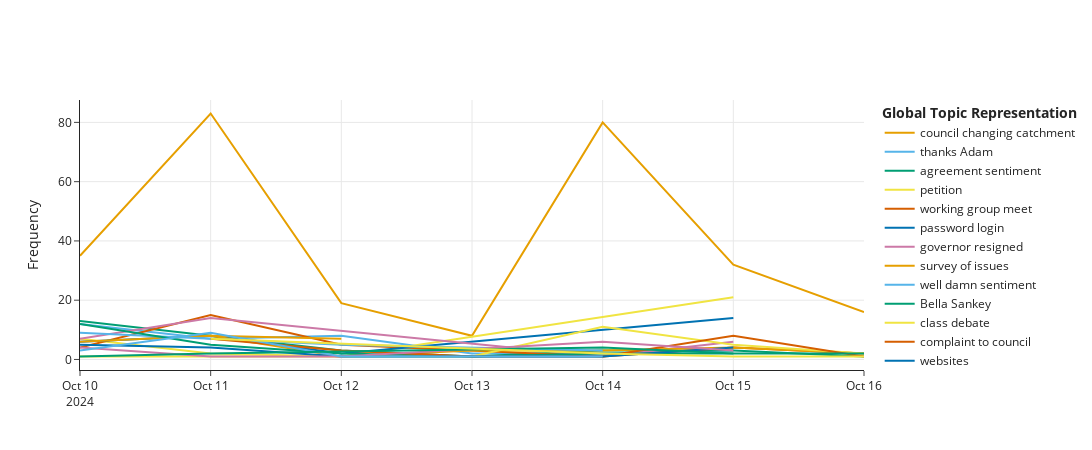

The notebook cell saved with this chart:
### Markdown cell above
Visualise how the topics vary over time

### Code cell
topics_over_time = model.topics_over_time(df_messages.Message, timestamps=df_messages.Date)
fig2 = model.visualize_topics_over_time(topics_over_time, title='', custom_labels=True)
fig2.write_html('outputs/whatsapp_topics_over_time.html')
fig2.show()

### Figure 1 — Plotly figure (JSON) as saved in the notebook; plotly's stock layout.template omitted (floating-point values rounded to 4 significant figures)
{"data": [{"hoverinfo": "text", "hovertext": ["<b>Topic 0</b><br>Words: catchment, council, schools, longhill, children", "<b>Topic 0</b><br>Words: catchment, council, policy, schools, brighton", "<b>Topic 0</b><br>Words: council, schools, funding, education, school", "<b>Topic 0</b><br>Words: schools, council, fsm, school, education", "<b>Topic 0</b><br>Words: schools, catchment, council, policy, school", "<b>Topic 0</b><br>Words: longhill, bus, schools, catchments, catchment", "<b>Topic 0</b><br>Words: buses, journeys, council, bus, transport"], "marker": {"color": "#E69F00"}, "mode": "lines", "name": "council changing catchment", "type": "scatter", "x": ["2024-10-10T00:00:00", "2024-10-11T00:00:00", "2024-10-12T00:00:00", "2024-10-13T00:00:00", "2024-10-14T00:00:00", "2024-10-15T00:00:00", "2024-10-16T00:00:00"], "y": [35, 83, 19, 8, 80, 32, 16]}, {"hoverinfo": "text", "hovertext": ["<b>Topic 1</b><br>Words: adam, adams, thankyou, thanks, thankful", "<b>Topic 1</b><br>Words: thankyou, thanks, adam, amazing, thank", "<b>Topic 1</b><br>Words: adam, thankful, thankyou, adams, superb", "<b>Topic 1</b><br>Words: thankyou, thanks, thank, amazing, thankful", "<b>Topic 1</b><br>Words: thanks, thank, thankyou, kirsty, amazing", "<b>Topic 1</b><br>Words: thankyou, thank, brilliant, thanks, amazing"], "marker": {"color": "#56B4E9"}, "mode": "lines", "name": "thanks Adam", "type": "scatter", "x": ["2024-10-10T00:00:00", "2024-10-11T00:00:00", "2024-10-12T00:00:00", "2024-10-13T00:00:00", "2024-10-14T00:00:00", "2024-10-15T00:00:00"], "y": [12, 7, 8, 2, 2, 3]}, {"hoverinfo": "text", "hovertext": ["<b>Topic 2</b><br>Words: same, too, agree, agreed, me", "<b>Topic 2</b><br>Words: same, me, agree, too, im", "<b>Topic 2</b><br>Words: here, where, this, on, spot", "<b>Topic 2</b><br>Words: nik, where, matt, im, here", "<b>Topic 2</b><br>Words: agree, agreed, exactly, same, hear", "<b>Topic 2</b><br>Words: same, oh, ah, too, that", "<b>Topic 2</b><br>Words: hear, same, get, to, agree"], "marker": {"color": "#009E73"}, "mode": "lines", "name": "agreement sentiment", "type": "scatter", "x": ["2024-10-10T00:00:00", "2024-10-11T00:00:00", "2024-10-12T00:00:00", "2024-10-13T00:00:00", "2024-10-14T00:00:00", "2024-10-15T00:00:00", "2024-10-16T00:00:00"], "y": [13, 8, 3, 1, 3, 3, 1]}, {"hoverinfo": "text", "hovertext": ["<b>Topic 3</b><br>Words: signed, sign, petition, petitions, signatures", "<b>Topic 3</b><br>Words: petition, petitions, signed, thousands, signatures", "<b>Topic 3</b><br>Words: petition, petitions, signed, here, activate", "<b>Topic 3</b><br>Words: petition, petitions, signatures, signed, signature"], "marker": {"color": "#F0E442"}, "mode": "lines", "name": "petition", "type": "scatter", "x": ["2024-10-10T00:00:00", "2024-10-11T00:00:00", "2024-10-12T00:00:00", "2024-10-15T00:00:00"], "y": [7, 2, 1, 21]}, {"hoverinfo": "text", "hovertext": ["<b>Topic 4</b><br>Words: professor, joined, meet, group, chatting", "<b>Topic 4</b><br>Words: group, meet, joined, working, coordination", "<b>Topic 4</b><br>Words: group, joined, admin, admins, chatwhatsappcomepccq16ts2xdwigwxta9gi", "<b>Topic 4</b><br>Words: docsgooglecomdocumentd1fxiivaent2zlsdacjsvldmwybvvvemsnbkqfngsox4edituspsharing, docsgooglecomdocumentd1kadyjrwjnfp091axpdjlezf, chatwhatsappcomepccq16ts2xdwigwxta9gi, links, link", "<b>Topic 4</b><br>Words: group, joined, message, chngitt89qxhc4mx, contact", "<b>Topic 4</b><br>Words: group, working, joined, join, legwork"], "marker": {"color": "#D55E00"}, "mode": "lines", "name": "working group meet", "type": "scatter", "x": ["2024-10-10T00:00:00", "2024-10-11T00:00:00", "2024-10-12T00:00:00", "2024-10-14T00:00:00", "2024-10-15T00:00:00", "2024-10-16T00:00:00"], "y": [4, 15, 5, 1, 4, 2]}, {"hoverinfo": "text", "hovertext": ["<b>Topic 5</b><br>Words: login, error, tried, worked, reset", "<b>Topic 5</b><br>Words: login, registered, account, password, reset", "<b>Topic 5</b><br>Words: reset, manually, registered, login, add", "<b>Topic 5</b><br>Words: login, password, registration, register, account"], "marker": {"color": "#0072B2"}, "mode": "lines", "name": "password login", "type": "scatter", "x": ["2024-10-10T00:00:00", "2024-10-11T00:00:00", "2024-10-12T00:00:00", "2024-10-15T00:00:00"], "y": [6, 8, 2, 14]}, {"hoverinfo": "text", "hovertext": ["<b>Topic 6</b><br>Words: governor, gov, leader, deputy, timeline", "<b>Topic 6</b><br>Words: governor, resigned, deputy, governers, resignation", "<b>Topic 6</b><br>Words: resignation, resigned, governor, timing, appointment", "<b>Topic 6</b><br>Words: deputy, bias, role, governor, resigned"], "marker": {"color": "#CC79A7"}, "mode": "lines", "name": "governor resigned", "type": "scatter", "x": ["2024-10-10T00:00:00", "2024-10-11T00:00:00", "2024-10-14T00:00:00", "2024-10-15T00:00:00"], "y": [7, 14, 1, 6]}, {"hoverinfo": "text", "hovertext": ["<b>Topic 7</b><br>Words: issues, shared, notes, initiatives, latest", "<b>Topic 7</b><br>Words: response, very, biased, happy, read", "<b>Topic 7</b><br>Words: joined, poll, done, add, contribute", "<b>Topic 7</b><br>Words: survey, responses, respond, research, do", "<b>Topic 7</b><br>Words: survey, filled, done, petition, fill", "<b>Topic 7</b><br>Words: issues, happy, check, issue, great", "<b>Topic 7</b><br>Words: enjoy, thanks, completed, done, survey"], "marker": {"color": "#E69F00"}, "mode": "lines", "name": "survey of issues", "type": "scatter", "x": ["2024-10-10T00:00:00", "2024-10-11T00:00:00", "2024-10-12T00:00:00", "2024-10-13T00:00:00", "2024-10-14T00:00:00", "2024-10-15T00:00:00", "2024-10-16T00:00:00"], "y": [6, 8, 1, 3, 3, 4, 2]}, {"hoverinfo": "text", "hovertext": ["<b>Topic 8</b><br>Words: well, damn, good, , ", "<b>Topic 8</b><br>Words: , , , , ", "<b>Topic 8</b><br>Words: good, , , , ", "<b>Topic 8</b><br>Words: sorry, up, , , "], "marker": {"color": "#56B4E9"}, "mode": "lines", "name": "well damn sentiment", "type": "scatter", "x": ["2024-10-10T00:00:00", "2024-10-11T00:00:00", "2024-10-12T00:00:00", "2024-10-14T00:00:00"], "y": [9, 7, 5, 3]}, {"hoverinfo": "text", "hovertext": ["<b>Topic 9</b><br>Words: zoe, zoes, bella, her, sarah", "<b>Topic 9</b><br>Words: kate, emma, bella, her, she", "<b>Topic 9</b><br>Words: zoe, amy, zoes, messages, anna", "<b>Topic 9</b><br>Words: sussex, rebecca, line, mate, her", "<b>Topic 9</b><br>Words: wards, bella, booked, impact, surgery", "<b>Topic 9</b><br>Words: bella, if, sankey, wouldnt, jt"], "marker": {"color": "#009E73"}, "mode": "lines", "name": "Bella Sankey", "type": "scatter", "x": ["2024-10-10T00:00:00", "2024-10-11T00:00:00", "2024-10-12T00:00:00", "2024-10-13T00:00:00", "2024-10-14T00:00:00", "2024-10-15T00:00:00"], "y": [12, 5, 2, 1, 2, 2]}, {"hoverinfo": "text", "hovertext": ["<b>Topic 10</b><br>Words: quotes, changes, teachers, voices, parents", "<b>Topic 10</b><br>Words: parents, children, poll, consensus, concerned", "<b>Topic 10</b><br>Words: echo, educational, kids, children, parents", "<b>Topic 10</b><br>Words: socially, segregated, educational, children, parents", "<b>Topic 10</b><br>Words: bias, concerns, swayed, children, unpopular", "<b>Topic 10</b><br>Words: debate, children, parents, protests, legitimise"], "marker": {"color": "#F0E442"}, "mode": "lines", "name": "class debate", "type": "scatter", "x": ["2024-10-10T00:00:00", "2024-10-11T00:00:00", "2024-10-13T00:00:00", "2024-10-14T00:00:00", "2024-10-15T00:00:00", "2024-10-16T00:00:00"], "y": [1, 1, 1, 11, 5, 2]}, {"hoverinfo": "text", "hovertext": ["<b>Topic 11</b><br>Words: council, councilis, counsellors, lobbying, organised", "<b>Topic 11</b><br>Words: council, risk, submit, attending, submitted", "<b>Topic 11</b><br>Words: council, cllrs, complaints, messages, message", "<b>Topic 11</b><br>Words: council, parents, contacts, coordination, need", "<b>Topic 11</b><br>Words: council, councils, submit, copy, issues", "<b>Topic 11</b><br>Words: hanover, print, flyers, we, convey"], "marker": {"color": "#D55E00"}, "mode": "lines", "name": "complaint to council", "type": "scatter", "x": ["2024-10-11T00:00:00", "2024-10-12T00:00:00", "2024-10-13T00:00:00", "2024-10-14T00:00:00", "2024-10-15T00:00:00", "2024-10-16T00:00:00"], "y": [7, 3, 1, 1, 8, 1]}, {"hoverinfo": "text", "hovertext": ["<b>Topic 12</b><br>Words: democracycode, council, hovegovukmgdeclarationsubmissionaspxuid231446hid3259fid0hpid93460872, hovegovukmgepetitiondisplayaspxid937, uklinkedincominseankillick9255bb6b", "<b>Topic 12</b><br>Words: democracycode, uklinkedincominseankillick9255bb6b, council, hovegovukmgdeclarationsubmissionaspxuid231446hid3259fid0hpid93460872, labour", "<b>Topic 12</b><br>Words: democracycode, democracybrighton, uklinkedincominseankillick9255bb6b, hovegovukmgdeclarationsubmissionaspxuid231446hid3259fid0hpid93460872, hovegovukmgepetitiondisplayaspxid937", "<b>Topic 12</b><br>Words: council, democracycode, democracybrighton, uklinkedincominseankillick9255bb6b, members", "<b>Topic 12</b><br>Words: review, wwwfacebookcomgroupsbrightonandhoveschoolcatchmentspermalink8475080892608798, yup, mini, wwwbrighton", "<b>Topic 12</b><br>Words: uklinkedincominseankillick9255bb6b, gbprojectssecondary, hovegovukmgdeclarationsubmissionaspxuid231446hid3259fid0hpid93460872, hovegovukmgepetitiondisplayaspxid937, gbevents4b2209d1"], "marker": {"color": "#0072B2"}, "mode": "lines", "name": "websites", "type": "scatter", "x": ["2024-10-10T00:00:00", "2024-10-11T00:00:00", "2024-10-12T00:00:00", "2024-10-13T00:00:00", "2024-10-14T00:00:00", "2024-10-15T00:00:00"], "y": [5, 4, 1, 1, 1, 4]}, {"hoverinfo": "text", "hovertext": ["<b>Topic 13</b><br>Words: tony, alex, speaking, boland, ", "<b>Topic 13</b><br>Words: they, tho, back, had, to", "<b>Topic 13</b><br>Words: ruth, pinned, beth, message, alex", "<b>Topic 13</b><br>Words: left, beth, back, alex, duffy", "<b>Topic 13</b><br>Words: left, tab, ben, pinned, ruth"], "marker": {"color": "#CC79A7"}, "mode": "lines", "name": "Tony Boland", "type": "scatter", "x": ["2024-10-10T00:00:00", "2024-10-11T00:00:00", "2024-10-12T00:00:00", "2024-10-14T00:00:00", "2024-10-15T00:00:00"], "y": [4, 1, 1, 6, 3]}, {"hoverinfo": "text", "hovertext": ["<b>Topic 14</b><br>Words: stanfords, stanford, schools, juniors, school", "<b>Topic 14</b><br>Words: stanfords, stanford, juniors, junior, infants"], "marker": {"color": "#E69F00"}, "mode": "lines", "name": "Stanford schools", "type": "scatter", "x": ["2024-10-11T00:00:00", "2024-10-12T00:00:00"], "y": [8, 7]}, {"hoverinfo": "text", "hovertext": ["<b>Topic 15</b><br>Words: councillor, councillors, council, deputy, committee", "<b>Topic 15</b><br>Words: councillor, councillors, complaint, disclose, decision", "<b>Topic 15</b><br>Words: councillors, councillor, council, complaint, complain", "<b>Topic 15</b><br>Words: councillors, councillor, represent, ward, ballot"], "marker": {"color": "#56B4E9"}, "mode": "lines", "name": "councillor complaint", "type": "scatter", "x": ["2024-10-10T00:00:00", "2024-10-11T00:00:00", "2024-10-12T00:00:00", "2024-10-14T00:00:00"], "y": [3, 9, 1, 1]}, {"hoverinfo": "text", "hovertext": ["<b>Topic 16</b><br>Words: listen, hoping, hope, sounding, wonder", "<b>Topic 16</b><br>Words: federations, proposals, proposing, engage, engaging", "<b>Topic 16</b><br>Words: proposals, proposing, 2027, hope, idea", "<b>Topic 16</b><br>Words: predisposition, proposing, proposals, angle, objecting", "<b>Topic 16</b><br>Words: discussing, engaging, engage, channels, proposing"], "marker": {"color": "#009E73"}, "mode": "lines", "name": "council proposals", "type": "scatter", "x": ["2024-10-10T00:00:00", "2024-10-11T00:00:00", "2024-10-14T00:00:00", "2024-10-15T00:00:00", "2024-10-16T00:00:00"], "y": [1, 2, 4, 2, 2]}, {"hoverinfo": "text", "hovertext": ["<b>Topic 17</b><br>Words: 447833676761, 447917690579, 447813923917, 447990972401, 447928449551", "<b>Topic 17</b><br>Words: 447841419928, 447990972401, 447928449551, 447833676761, 447917690579", "<b>Topic 17</b><br>Words: 447813923917, 447917690579, 447833676761, 447990972401, 447841419928", "<b>Topic 17</b><br>Words: 447990972401, 447917690579, 447841419928, 447928449551, 447813923917"], "marker": {"color": "#F0E442"}, "mode": "lines", "name": "phone numbers", "type": "scatter", "x": ["2024-10-11T00:00:00", "2024-10-14T00:00:00", "2024-10-15T00:00:00", "2024-10-16T00:00:00"], "y": [7, 2, 1, 1]}], "layout": {"height": 450, "hoverlabel": {"bgcolor": "white", "font": {"family": "Rockwell", "size": 16}}, "legend": {"title": {"text": "<b>Global Topic Representation"}}, "title": {"font": {"color": "Black", "size": 22}, "text": "", "x": 0.4, "xanchor": "center", "y": 0.95, "yanchor": "top"}, "width": 1250, "xaxis": {"showgrid": true}, "yaxis": {"showgrid": true, "title": {"text": "Frequency"}}}}
